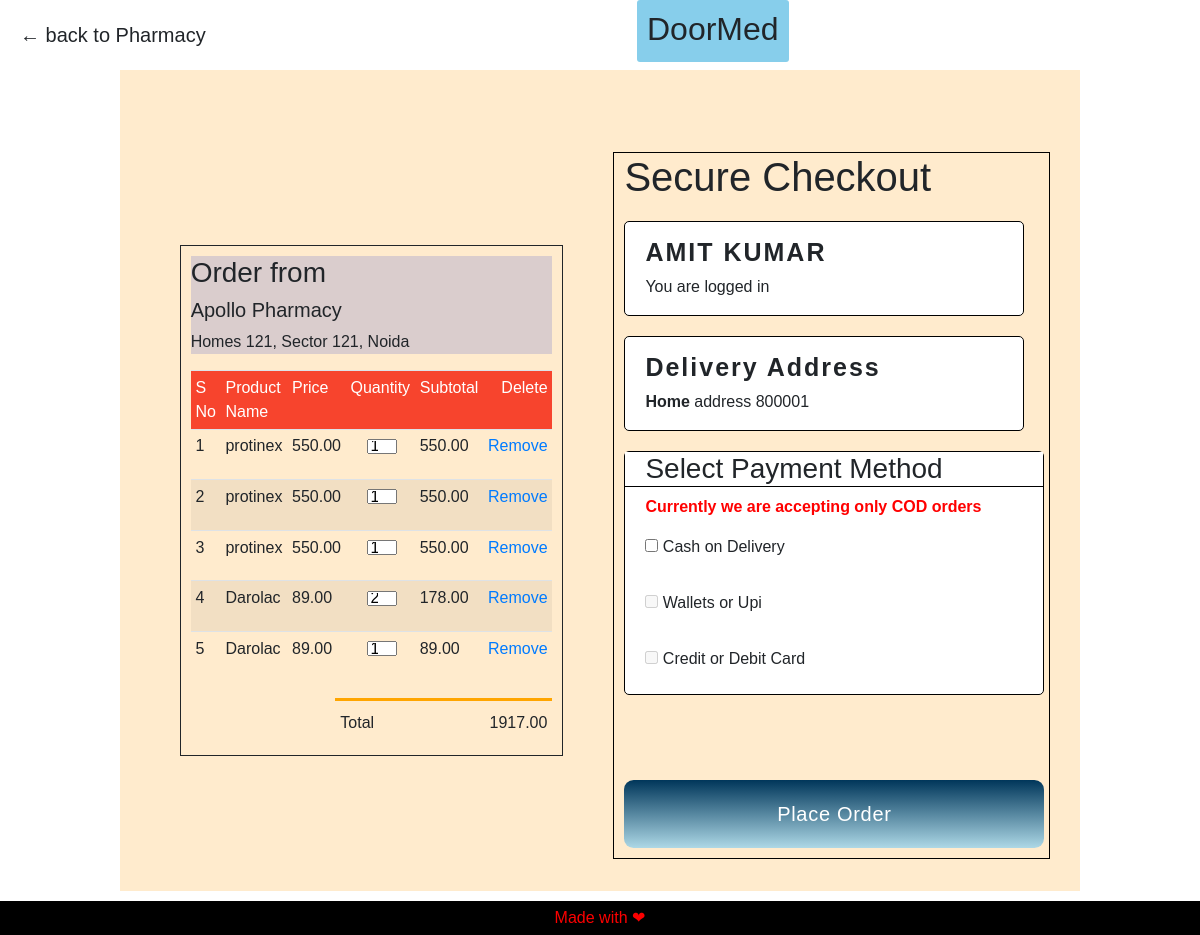
Page /main/1/cart on the committed database.
### Doormed/models.py (models this page shows, shortened)
class Products(db.Model):
    id = db.Column(db.Integer, primary_key=True)
    name = db.Column(db.String(80), unique=False, nullable=False)
    catagory = db.Column(db.String(80), unique=False, nullable=False)
    price = db.Column(db.Numeric(10,2), nullable = False)
    mfg = db.Column(db.String(60), nullable=True)
    description = db.Column(db.Text, nullable=True)
    shop_id = db.Column(db.Integer, db.ForeignKey('register_seller.id'),nullable=False)
    pic = db.Column(db.String, nullable=False)
    cartitems1 = db.relationship('Cartitem', backref='cart')

class Cartitem(db.Model):
    id = db.Column(db.Integer, primary_key=True)
    quantity = db.Column(db.Integer, nullable=False, default=1)
    product_id = db.Column(db.Integer, db.ForeignKey('products.id'),nullable=False)
    customer_id = db.Column(db.Integer, db.ForeignKey('register_user.id'),nullable=False)

class Register_user(db.Model, UserMixin):
    id = db.Column(db.Integer, primary_key=True)
    name = db.Column(db.String(80), unique=False, nullable=False)
    email = db.Column(db.String(120), unique=True, nullable=False)
    city = db.Column(db.String(80), unique=False, nullable=False)
    pincode = db.Column(db.String(10), unique=False, nullable=False)
    address = db.Column(db.Text,nullable=True)
    number = db.Column(db.String(80), unique=True, nullable=False)
    password = db.Column(db.String(120), unique=False, nullable=False)
    cartitems2 = db.relationship('Cartitem', backref='cust')

### Doormed/cart/routes.py (the view)
@app.route('/main/<int:id>/cart')
def cart(id):
    items = []
    cart1 = []
    user = Register_user.query.filter_by(id=id).first()
    carts = Cartitem.query.filter_by(customer_id=id).all()
    for cart in carts:
        item = Products.query.filter_by(id=cart.product_id).first()
        items.append(item)
        cart1.append(cart)
    return render_template("cart/cart.html",user=user,carts=carts,items=zip(items,cart1))

### Doormed/templates/cart/cart.html (shortened to what this page needs)
{% extends 'base.html' %}
{% block header %}
<link rel="stylesheet" href="{{url_for('static',filename="css/cart.css")}}">
<link rel="stylesheet" href="{{url_for('static',filename="css/main.css")}}">
{% endblock %}
{% block content %}
<div class="top">
    <a>&larr; back to Pharmacy</a>
    <h2>DoorMed</h2>
</div>
<div class="whole">
    <div class="cart">
        <div class="order">
            <h3>Order from </h3>
            <h5>Apollo Pharmacy</h5>
            <p>Homes 121, Sector 121, Noida</p>
        </div>
        <table class="table table-sm table-condensed table-striped table-hover">
            <tr>
                <th>S No</th>
                <th>Product Name</th>
                <th>Price</th>
                <th>Quantity</th>
                <th>Subtotal</th>
                <th>Delete</th>
            </tr>
            {% set ns = namespace(sub=0) %}
            {% for item,ch in items %}
            <tr>
                <td>{{loop.index}}</td>
                <td> <p>{{item.name}}</p> </td>
                <td>{{item.price}}</td>
                <td><input type="number" value="{{ch.quantity}}"></td>
                <td>{{item.price * ch.quantity}}</td>
                {% set ns.sub = ns.sub + item.price * ch.quantity %}
                <td><a href="#">Remove</a></td>
            </tr>
            {% endfor %}
        </table>
        <div class="total">
            <table>
                <tr>
                    <td>Total</td>
                    <td>{{ns.sub}}</td>
                </tr>
            </table>
        </div>
    </div>
    <div class="checkout">
        <h1>Secure Checkout</h1>
        <div class="box">
            <h4>{{user.name}}</h4>
            <p>You are logged in</p>
        </div>
        <div class="box">
            <h4>Delivery Address</h4>
            <p><b>Home</b> {{user.address}} {{user.pincode}}</p>
        </div>
        <div class="box box-2 ">
            <h3>Select Payment Method</h3>
            <p>Currently we are accepting only COD orders</p>
            <input type="checkbox" id="COD" name="COD" value="COD" />
            <label>Cash on Delivery</label><br><br>
            <input type="checkbox" disabled id="COD" name="COD" value="COD" />
            <label>Wallets or Upi</label><br><br>
            <input type="checkbox" disabled id="COD" name="COD" value="COD" />
            <label>Credit or Debit Card</label>
        </div>
        <button id="order">Place Order</button>
    </div>
</div>
<footer style="background-color: rgb(0, 0, 0); color: rgb(252, 0, 0); text-align: center;padding: 5px;">Made with
    &#x2764
</footer>
{% endblock %}

### Doormed/templates/base.html (shortened to what this page needs)
<!DOCTYPE html>
<html lang="en">
<head>
    <link rel="stylesheet" href="https://cdnjs.cloudflare.com/ajax/libs/font-awesome/5.15.3/css/all.min.css"
 />
    <link rel="stylesheet" href="https://stackpath.bootstrapcdn.com/bootstrap/4.5.2/css/bootstrap.min.css"
>
    {% block header %}
    {% endblock %}
</head>
<body>
    {% block content %}{% endblock %}
</body>
</html>

### Doormed/static/css/cart.css (style rules this page uses)
.cart { margin-left: 40px; margin-top: 40px; border: 1px solid; padding: 10px; height: fit-content; }
.top { display:flex; justify-content: space-between; }
.top a { margin: 20px; color: red; font-size: 20px; }
.top h2 { background-color:skyblue; padding: 10px; border-radius: 3px; }
.whole { display: flex; background-color: blanchedalmond; align-items: center; justify-content: center; width: 80%; margin: auto; margin-bottom: 10px; padding: 2rem; }
#COD { margin-left: 20px; }
table { width: 100%; border-collapse: collapse; }
.order { background-color: rgb(218, 205, 205); }
#order { background-color: red; min-width: 15rem; width: 100%; border-radius: 0.6rem; margin-top: 85px; height: 30px; font-size: 20px; color: white; margin-bottom: 10px; }
th { text-align: left; padding: 5px; color: white; background-color:rgb(247, 68, 45); font-weight: normal; }
td { padding: 10px 5px; }
td input { width: 30px; height: 15px; margin-left: 1rem; }
.total { width: 60%; display: flex; float: right; justify-content: flex-end; }
.total table { border-top: 3px solid orange; width: 100%; max-width: 300px; }
td:last-child { text-align: right; }
th:last-child { text-align: right; }
.checkout { border: 1px solid black; margin-top: 50px; margin-left: 50px; margin-right: 10px; padding-right: 5px; padding-left: 10px; }
.box { border: 1px solid black; border-radius: 5px; width: 400px; padding-left: 20px; margin-top: 20px; background-color: #fff; }
.box-2 { padding-left: 0px; width: 420px; padding-bottom: 15px; }
.box-2 p { margin-left: 20px; color: red; font-weight: 800; }
.box h4 { font-size: 25px; font-weight: 600; margin-top: 15px; }
.box-2 h3 { border-bottom: 1px solid black; background-color: #fff; padding-left: 20px; }

### Doormed/static/css/main.css (style rules this page uses)
body { display: flex; min-height: 90vh; flex-direction: column; background: url("../images/blue.jpg"); -webkit-background-size: cover; -moz-background-size: cover; -o-background-size: cover; background-size: cover; font-family: "Montserrat", "Raleway", sans-serif; }
button { width: 200px; margin: auto; color: white; font-size: 20px; padding: 1.2rem; border-radius: 10px; background: linear-gradient(to top, lightblue, rgb(0, 54, 90)); height: fit-content !important; outline: none; border: none; opacity: 1; letter-spacing: 0.7px; text-transform: capitalize !important; }
h4 { max-width: 80%; margin-top: 55px; font-size: 44px; font-weight: 400; letter-spacing: 2px; animation: animate3 ease 4s; animation-iteration-count: 1; animation-fill-mode: forwards; }

### rows in the picture
Products: name "protinex", price "550.00", quantity "1", item.price*ch.quantity "550.00"
Products: name "Darolac", price "89.00", quantity "2", item.price*ch.quantity "178.00", quantity "1", item.price*ch.quantity "89.00"
Register_user: name "AMIT KUMAR", address "address", pincode "800001"

### other values in the picture
{{ ns.sub }} "1917.00"
